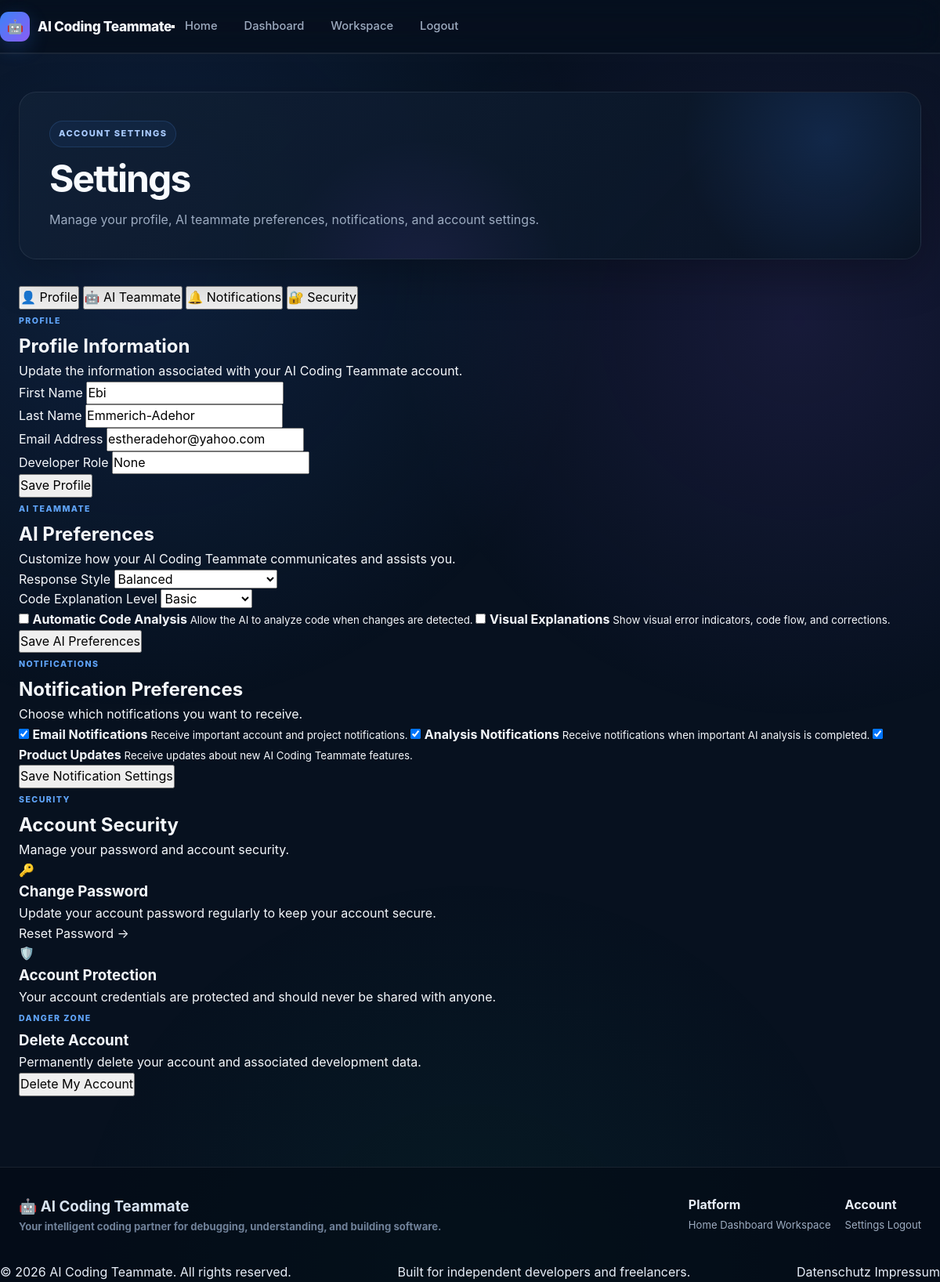
The page /dashboard/settings (signed in) on the database its author committed.
### database/models.py (models this page shows, shortened)
class User(UserMixin, db.Model):
    __tablename__ = "users"
    id = db.Column(
        db.Integer,
        primary_key=True
    )
    first_name = db.Column(
        db.String(100),
        nullable=False
    )
    last_name = db.Column(
        db.String(100),
        nullable=False
    )
    email = db.Column(
        db.String(255),
        unique=True,
        nullable=False,
        index=True
    )
    password = db.Column(
        db.String(255),
        nullable=False
    )
    occupation = db.Column(
        db.String(150),
        nullable=True
    )
    bio = db.Column(
        db.Text,
        nullable=True
    )
    profile_image = db.Column(
        db.String(500),
        nullable=True
    )
    is_active = db.Column(
        db.Boolean,
        default=True,
        nullable=False
    )
    is_verified = db.Column(
        db.Boolean,
        default=False,
        nullable=False
    )
    created_at = db.Column(
        db.DateTime,
        default=datetime.utcnow,
        nullable=False
    )
    updated_at = db.Column(
        db.DateTime,
        default=datetime.utcnow,
        onupdate=datetime.utcnow,
        nullable=False
    )
    last_login = db.Column(
        db.DateTime,
        nullable=True
    )
    projects = db.relationship(
        "Project",
        back_populates="user",
        cascade="all, delete-orphan",
        lazy=True
    )

### routes/dashboard_routes.py (the view, shortened to what this page needs)
@dashboard_bp.route(
    "/settings",
    methods=["GET", "POST"]
)
@login_required
def settings():
    return render_template(
        "dashboard/settings.html"
    )

### templates/dashboard/settings.html (shortened to what this page needs)
{% extends "base.html" %}
{% block extra_css %}
<link rel="stylesheet" href="{{ url_for('static', filename='css/dashboard.css') }}">
{% endblock %}
{% block content %}
<div class="dashboard-page">
    <section class="dashboard-header">
        <div class="dashboard-welcome">
            <span class="dashboard-badge">
                ACCOUNT SETTINGS
            </span>
            <h1>
                Settings
            </h1>
            <p>
                Manage your profile, AI teammate preferences,
                notifications, and account settings.
            </p>
        </div>
    </section>
    <div class="settings-layout">
        <aside class="settings-sidebar">
            <button
                type="button"
                class="settings-nav-item active"
                data-settings-section="profile"
            >
                <span>👤</span>
                Profile
            </button>
            <button
                type="button"
                class="settings-nav-item"
                data-settings-section="ai"
            >
                <span>🤖</span>
                AI Teammate
            </button>
            <button
                type="button"
                class="settings-nav-item"
                data-settings-section="notifications"
            >
                <span>🔔</span>
                Notifications
            </button>
            <button
                type="button"
                class="settings-nav-item"
                data-settings-section="security"
            >
                <span>🔐</span>
                Security
            </button>
        </aside>
        <main class="settings-content">
            <section
                class="settings-section active"
                id="settings-profile"
            >
                <div class="settings-section-header">
                    <span class="card-label">
                        PROFILE
                    </span>
                    <h2>
                        Profile Information
                    </h2>
                    <p>
                        Update the information associated with
                        your AI Coding Teammate account.
                    </p>
                </div>
                <form
                    method="POST"
                    action="{{ url_for('dashboard.settings') }}"
                    class="settings-form"
                >
                    <div class="settings-form-grid">
                        <div class="form-group">
                            <label for="first_name">
                                First Name
                            </label>
                            <input
                                type="text"
                                id="first_name"
                                name="first_name"
                                value="{{ current_user.first_name|default('') }}"
                                autocomplete="given-name"
                            >
                        </div>
                        <div class="form-group">
                            <label for="last_name">
                                Last Name
                            </label>
                            <input
                                type="text"
                                id="last_name"
                                name="last_name"
                                value="{{ current_user.last_name|default('') }}"
                                autocomplete="family-name"
                            >
                        </div>
                    </div>
                    <div class="form-group">
                        <label for="email">
                            Email Address
                        </label>
                        <input
                            type="email"
                            id="email"
                            name="email"
                            value="{{ current_user.email|default('') }}"
                            autocomplete="email"
                        >
                    </div>
                    <div class="form-group">
                        <label for="occupation">
                            Developer Role
                        </label>
                        <input
                            type="text"
                            id="occupation"
                            name="occupation"
                            value="{{ current_user.occupation|default('') }}"
                            placeholder="e.g. Freelance Software Developer"
                        >
                    </div>
                    <button
                        type="submit"
                        class="settings-save-button"
                    >
                        Save Profile
                    </button>
                </form>
            </section>
            <section
                class="settings-section"
                id="settings-ai"
            >
                <div class="settings-section-header">
                    <span class="card-label">
                        AI TEAMMATE
                    </span>
                    <h2>
                        AI Preferences
                    </h2>
                    <p>
                        Customize how your AI Coding Teammate
                        communicates and assists you.
                    </p>
                </div>
                <form
                    method="POST"
                    action="{{ url_for('dashboard.settings') }}"
                    class="settings-form"
                >
                    <div class="form-group">
                        <label for="response_style">
                            Response Style
                        </label>
                        <select
                            id="response_style"
                            name="response_style"
                        >
                            <option
                                value="balanced"
                            >
                                Balanced
                            </option>
                        </select>
                    </div>
                    <div class="form-group">
                        <label for="explanation_level">
                            Code Explanation Level
                        </label>
                        <select
                            id="explanation_level"
                            name="explanation_level"
                        >
                            <option value="basic">
                                Basic
                            </option>
                        </select>
                    </div>
                    <div class="settings-options">
                        <label class="settings-toggle">
                            <input
                                type="checkbox"
                                name="auto_analysis"
                                value="1"
                            >
                            <span class="toggle-content">
                                <strong>
                                    Automatic Code Analysis
                                </strong>
                                <small>
                                    Allow the AI to analyze code
                                    when changes are detected.
                                </small>
                            </span>
                        </label>
                        <label class="settings-toggle">
                            <input
                                type="checkbox"
                                name="visual_explanations"
                                value="1"
                            >
                            <span class="toggle-content">
                                <strong>
                                    Visual Explanations
                                </strong>
                                <small>
                                    Show visual error indicators,
                                    code flow, and corrections.
                                </small>
                            </span>
                        </label>
                    </div>
                    <button
                        type="submit"
                        class="settings-save-button"
                    >
                        Save AI Preferences
                    </button>
                </form>
            </section>
            <section
                class="settings-section"
                id="settings-notifications"
            >
                <div class="settings-section-header">
                    <span class="card-label">
                        NOTIFICATIONS
                    </span>
                    <h2>
                        Notification Preferences
                    </h2>
                    <p>
                        Choose which notifications you want
                        to receive.
                    </p>
                </div>
                <form
                    method="POST"
                    action="{{ url_for('dashboard.settings') }}"
                    class="settings-form"
                >
                    <div class="settings-options">
                        <label class="settings-toggle">
                            <input
                                type="checkbox"
                                name="email_notifications"
                                value="1"
                                checked
                            >
                            <span class="toggle-content">
                                <strong>
                                    Email Notifications
                                </strong>
                                <small>
                                    Receive important account
                                    and project notifications.
                                </small>
                            </span>
                        </label>
                        <label class="settings-toggle">
                            <input
                                type="checkbox"
                                name="analysis_notifications"
                                value="1"
                                checked
                            >
                            <span class="toggle-content">
                                <strong>
                                    Analysis Notifications
                                </strong>
                                <small>
                                    Receive notifications when
                                    important AI analysis is completed.
                                </small>
                            </span>
                        </label>
                        <label class="settings-toggle">
                            <input
                                type="checkbox"
                                name="product_updates"
                                value="1"
                                checked
                            >
                            <span class="toggle-content">
                                <strong>
                                    Product Updates
                                </strong>
                                <small>
                                    Receive updates about new
                                    AI Coding Teammate features.
                                </small>
                            </span>
                        </label>
                    </div>
                    <button
                        type="submit"
                        class="settings-save-button"
                    >
                        Save Notification Settings
                    </button>
                </form>
            </section>
            <section
                class="settings-section"
                id="settings-security"
            >
                <div class="settings-section-header">
                    <span class="card-label">
                        SECURITY
                    </span>
                    <h2>
                        Account Security
                    </h2>
                    <p>
                        Manage your password and account security.
                    </p>
                </div>
                <div class="security-card">
                    <div class="security-card-icon">
                        🔑
                    </div>
                    <div class="security-card-content">
                        <h3>
                            Change Password
                        </h3>
                        <p>
                            Update your account password regularly
                            to keep your account secure.
                        </p>
                        <a
                            href="{{ url_for('auth.forgot_password') }}"
                            class="security-action"
                        >
                            Reset Password →
                        </a>
                    </div>
                </div>
                <div class="security-card">
                    <div class="security-card-icon">
                        🛡️
                    </div>
                    <div class="security-card-content">
                        <h3>
                            Account Protection
                        </h3>
                        <p>
                            Your account credentials are protected
                            and should never be shared with anyone.
                        </p>
                    </div>
                </div>
                <div class="danger-zone">
                    <span class="card-label">
                        DANGER ZONE
                    </span>
                    <h3>
                        Delete Account
                    </h3>
                    <p>
                        Permanently delete your account and
                        associated development data.
                    </p>
                    <button
                        type="button"
                        class="danger-button"
                        id="deleteAccountButton"
                    >
                        Delete My Account
                    </button>
                </div>
            </section>
        </main>
    </div>
</div>
{% endblock %}

### rows shown on the page
User: first_name "Ebi", last_name "Emmerich-Adehor", email "estheradehor@yahoo.com", occupation "None"

### other values the page prints
{{ current_year|default(2026) }} "2026"
